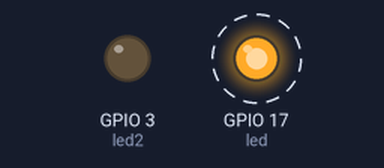
Bench run of a program on a simulated Raspberry Pi (BCM pin numbers). Shown: output pins drawn as LEDs (lit = HIGH). Dashed ring = blinking.

Above: at 0.5 s.
Timing chart, 0 to 4.6 s (numbered marks = the images above):
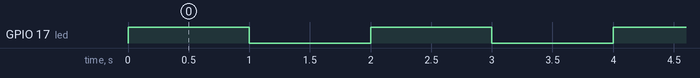

The program:

exercise.py
```python
from gpiozero import LED
from time import sleep

led = LED(17)
led2 = LED(3)

while True:
    led.on()
    sleep(1)
    led.off()
    sleep(1)


while True:
    led2.on()
    sleep(1)
    led2.off()
    sleep(1)
```

Measured:
- by itself, GPIO 17 (led): alternates HIGH for 1.0 s and LOW for 1.0 s
